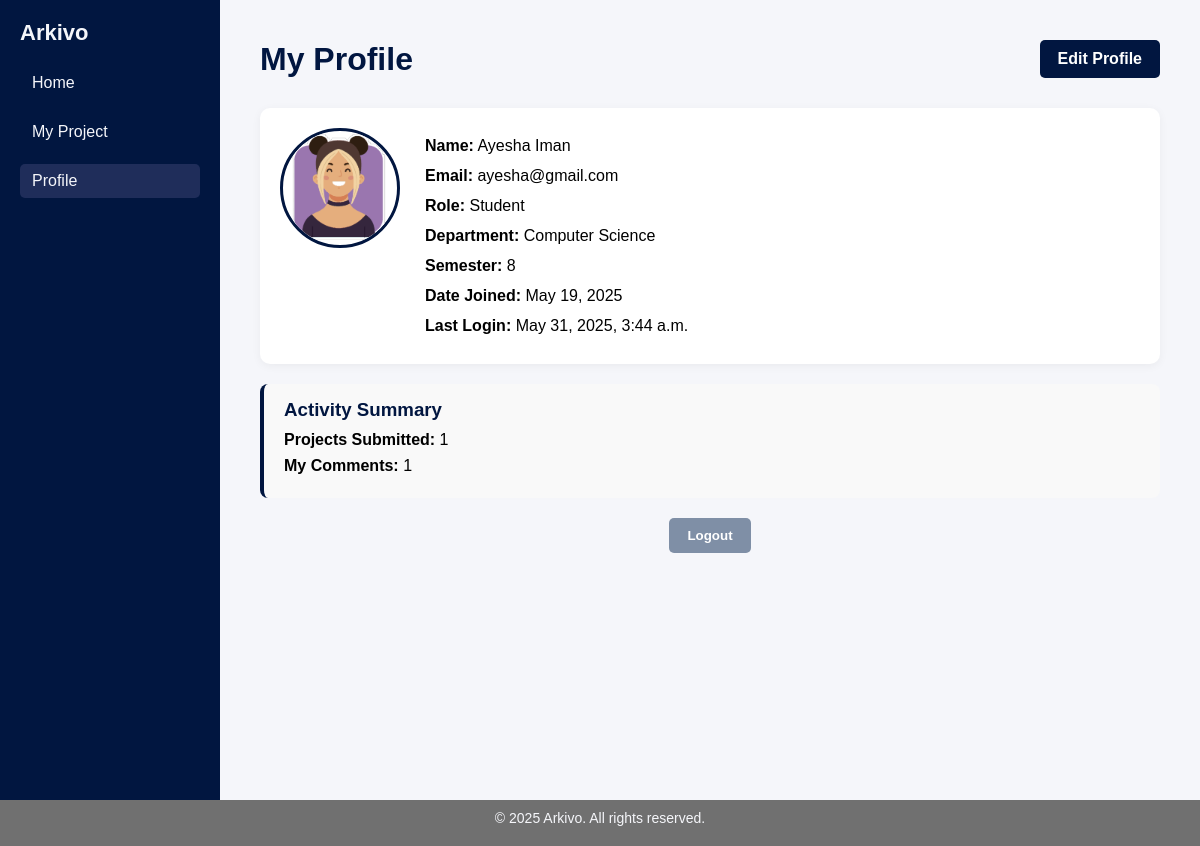
The app's page /profile/ (signed in) with its own data.
### displayApp/models.py (models this page shows, shortened)
class User(AbstractUser):
    ROLE_CHOICES = [
        ('Student', 'Student'),
        ('Supervisor', 'Supervisor'),
        ('Admin', 'Admin')
    ]
    role = models.CharField(max_length=200, choices=ROLE_CHOICES, default='Student')
    Department_CHOICES = [
        ('CS', 'Computer Science'),
        ('IT', 'Information Technology'),
        ('SE', 'Software Engineering'),
        ('IS', 'Information Security'),
        ('AI', 'Artificial Intelligence'),
    ]
    department = models.CharField(
        max_length=2,                          # must be at least as long as your longest key
        choices=Department_CHOICES,
        blank=False,                           # makes it required
        null=False,
        default='IT'
    )
    roll_number = models.CharField(max_length=50, unique=True)
    semester = models.IntegerField(blank=True, null=True, default=0)
    profile_picture = models.ImageField(upload_to='profile_pics/', blank=True, null=True)
    created_at = models.DateTimeField(auto_now_add=True)
    created_by = models.CharField(max_length=200)
    updated_at = models.DateTimeField(auto_now_add=True)
    REQUIRED_FIELDS = ['roll_number']

### displayApp/views.py (the view)
# urls.py: path('profile/', views.profile, name='profile'),
@login_required
def profile(request):
    user = request.user
    submissions_count = Project.objects.filter(student_id=user).count()
    comments_count    = Comment.objects.filter(user_id=user).count()
    project = Project.objects.filter(student_id = request.user).first()
    return render(request, 'profile.html' , {
        'project': project,
        'user_role': request.user.role,
        'submissions_count': submissions_count,
        'comments_count': comments_count,
    })

### displayApp/templates/profile.html (shortened to what this page needs)
{% extends 'index.html' %}
{% load static %}
{% block content %}
{% block page_content %}
<div class="profile-wrapper">
  <div class="profile-header">
    <h1>My Profile</h1>
    <a href="{% url 'edit_profile' %}" class="btn-primary">Edit Profile</a>
  </div>
  <div class="profile-card">
    <div class="profile-photo">
      {% if user.profile_picture %}
        <img src="{{ user.profile_picture.url }}" alt="Profile Picture">
      {% else %}
        <img src="{% static 'images/Avatars1.png' %}" alt="Default Avatar">
      {% endif %}
    </div>
    <div class="profile-info">
      <p><strong>Name:</strong> {{ user.get_full_name|default:user.username }}</p>
      <p><strong>Email:</strong> {{ user.email }}</p>
      <p><strong>Role:</strong> {{ user.role }}</p>
      <p><strong>Department:</strong> {{ user.get_department_display }}</p>
      <p><strong>Semester:</strong> {{ user.semester }}</p>
      <p><strong>Date Joined:</strong> {{ user.date_joined|date:"F j, Y" }}</p>
      <p><strong>Last Login:</strong> {{ user.last_login|date:"F j, Y, g:i a" }}</p>
    </div>
  </div>
  <div class="activity-summary">
    <h3>Activity Summary</h3>
    <ul>
      <li><strong>Projects Submitted:</strong> {{ submissions_count }}</li>
      <li><strong>My Comments:</strong> {{ comments_count }}</li>
    </ul>
  </div>
  <div class="logout-container">
    <form method="post" action="{% url 'logout' %}">
      <button type="submit" class="btn-secondary">Logout</button>
    </form>
  </div>
</div>
{% endblock %}
{% endblock %}

### displayApp/static/css/index.css (style rules this page uses)
* { margin: 0; padding: 0; box-sizing: border-box; }
body { font-family: Arial, sans-serif; background-color: #f5f6fa; }
.btn-primary { background-color: #011640; }
.btn-secondary { background-color: #707070; }
.profile-wrapper { max-width: 100%; margin: 0 auto; padding: 20px; }
.profile-header { display: flex; justify-content: space-between; align-items: center; margin-bottom: 30px; }
.profile-header h1 { color: #011640; font-size: 32px; margin: 0; }
.profile-card { display: flex; gap: 25px; padding: 20px; background: #ffffff; border-radius: 10px; box-shadow: 0 2px 10px rgba(0,0,0,0.05); margin-bottom: 20px; }
.profile-photo img { width: 120px; height: 120px; border-radius: 50%; object-fit: cover; border: 3px solid #011640; }
.profile-info { flex: 1; }
.profile-info p { margin: 6px 0; line-height: 1.5; }
.activity-summary { background: #f9f9f9; border-left: 4px solid #011640; padding: 15px 20px; border-radius: 8px; margin-bottom: 20px; }
.activity-summary h3 { margin-top: 0; margin-bottom: 10px; color: #011640; }
.activity-summary ul { list-style: none; padding: 0; margin: 0; }
.activity-summary li { margin-bottom: 8px; }
.logout-container { text-align: center; margin-top: 20px; }
.btn-primary, .btn-secondary { padding: 10px 18px; border-radius: 5px; font-weight: bold; text-decoration: none; border: none; cursor: pointer; color: #fff; }
.btn-secondary { background-color: #7f8fa6; }

### records on screen
User: get_full_name "Ayesha Iman", email "ayesha@gmail.com", role "Student", department "Computer Science", semester "8", date_joined "May 19, 2025", last_login "May 31, 2025, 3:44 a.m."

### other values on screen
{{ submissions_count }} "1"
{{ comments_count }} "1"
